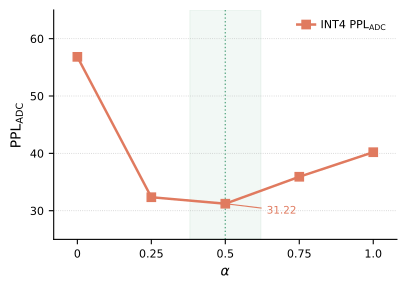

Recreate this plot in Python.
"""Generate PPL_ADC vs alpha sweep plot for the alpha-mixed objective slide.

Data: Branch llama-flatquant-adc-int4-v2, 1024 samples, Llama-3.2-1B.
Loss = (1-alpha)*MSE(layer(fp_inp), ref) + alpha*MSE(layer(quant_inp), ref)

INT4 only: a clean alpha sweep was never run for INT8, so showing an
"INT8 curve" alongside would require fabricating intermediate points
(an earlier version of this script placed the bin-center result at
alpha=0.5 — that was misleading and has been removed).

Saves: plot_alpha_sweep.pdf
"""

from pathlib import Path
import matplotlib.pyplot as plt
import matplotlib.ticker as ticker
import numpy as np

OUT = Path(__file__).parent

# ── Presentation color palette ──────────────────────────────────────────────
ORANGE = "#E07A5F"   # myorange   — INT4
GRAY   = "#AAAAAA"   # mygray
GREEN  = "#3D9970"   # mygreen

# ── Data — branch llama-flatquant-adc-int4-v2, 1024 samples ──────────────────
# INT4: full α sweep (propalpha_* rows), no add_diag
alpha_int4 = np.array([0.0,   0.25,  0.50,  0.75,  1.0 ])
ppl_int4   = np.array([56.83, 32.35, 31.22, 35.92, 40.20])

# ── Figure ───────────────────────────────────────────────────────────────────
fig, ax = plt.subplots(figsize=(4.0, 2.8))

ax.plot(alpha_int4, ppl_int4, color=ORANGE, marker="s", markersize=6,
        linewidth=1.8, label=r"INT4 $\mathrm{PPL}_{\mathrm{ADC}}$", zorder=3)

# Highlight α=0.5 column
ax.axvline(0.5, color=GREEN, linewidth=1.0, linestyle=":", alpha=0.8, zorder=1)
ax.axvspan(0.38, 0.62, color=GREEN, alpha=0.07, zorder=0)

# Annotate minimum at α=0.5
ax.annotate("31.22", xy=(0.5, 31.22), xytext=(0.64, 29.5),
            fontsize=7.5, color=ORANGE,
            arrowprops=dict(arrowstyle="-", color=ORANGE, lw=0.8))

# ── Axes ─────────────────────────────────────────────────────────────────────
ax.set_xlabel(r"$\alpha$", fontsize=10)
ax.set_ylabel(r"$\mathrm{PPL}_{\mathrm{ADC}}$", fontsize=10)
ax.set_xticks([0.0, 0.25, 0.5, 0.75, 1.0])
ax.set_xticklabels(["0", "0.25", "0.5", "0.75", "1.0"], fontsize=8)
ax.yaxis.set_major_locator(ticker.MultipleLocator(10))
ax.tick_params(axis="y", labelsize=8)
ax.set_xlim(-0.08, 1.08)
ax.set_ylim(25, 65)

ax.spines[["top", "right"]].set_visible(False)
ax.grid(axis="y", linestyle=":", linewidth=0.6, color=GRAY, alpha=0.6)

ax.legend(fontsize=8, frameon=False, loc="upper right",
          handlelength=1.6, handletextpad=0.5)

fig.tight_layout(pad=0.4)
fig.savefig(OUT / "plot_alpha_sweep.pdf", bbox_inches="tight")
print(f"Saved {OUT / 'plot_alpha_sweep.pdf'}")
